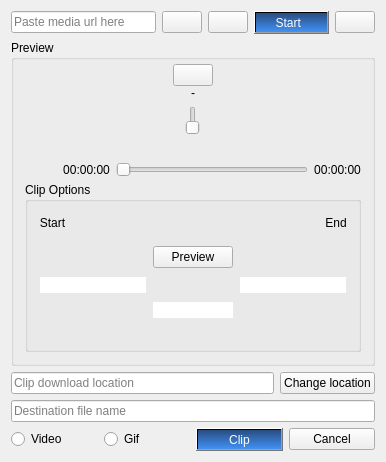
<?xml version="1.0" encoding="UTF-8"?>
<ui version="4.0">
 <class>MainWindow</class>
 <widget class="QMainWindow" name="MainWindow">
  <property name="geometry">
   <rect>
    <x>0</x>
    <y>0</y>
    <width>342</width>
    <height>462</height>
   </rect>
  </property>
  <property name="windowTitle">
   <string>MainWindow</string>
  </property>
  <widget class="QWidget" name="centralWidget">
   <layout class="QVBoxLayout" name="verticalLayout">
    <item>
     <layout class="QHBoxLayout" name="horizontalLayout_2">
      <item>
       <widget class="QLineEdit" name="url">
        <property name="sizePolicy">
         <sizepolicy hsizetype="Expanding" vsizetype="Maximum">
          <horstretch>0</horstretch>
          <verstretch>0</verstretch>
         </sizepolicy>
        </property>
        <property name="text">
         <string/>
        </property>
        <property name="placeholderText">
         <string>Paste media url here</string>
        </property>
        <property name="clearButtonEnabled">
         <bool>true</bool>
        </property>
       </widget>
      </item>
      <item>
       <widget class="QPushButton" name="youtube">
        <property name="toolTip">
         <string>&lt;html&gt;&lt;head/&gt;&lt;body&gt;&lt;p&gt;Search YouTube&lt;/p&gt;&lt;/body&gt;&lt;/html&gt;</string>
        </property>
        <property name="text">
         <string/>
        </property>
        <property name="icon">
         <iconset resource="icons.qrc">
          <normaloff>:/icons/youtube-line.png</normaloff>:/icons/youtube-line.png</iconset>
        </property>
        <property name="iconSize">
         <size>
          <width>18</width>
          <height>18</height>
         </size>
        </property>
        <property name="shortcut">
         <string>Ctrl+D</string>
        </property>
       </widget>
      </item>
      <item>
       <widget class="QPushButton" name="selectLocal">
        <property name="toolTip">
         <string>&lt;html&gt;&lt;head/&gt;&lt;body&gt;&lt;p&gt;Select a local media file&lt;/p&gt;&lt;/body&gt;&lt;/html&gt;</string>
        </property>
        <property name="text">
         <string/>
        </property>
        <property name="icon">
         <iconset resource="icons.qrc">
          <normaloff>:/icons/file-text-line.png</normaloff>:/icons/file-text-line.png</iconset>
        </property>
        <property name="iconSize">
         <size>
          <width>18</width>
          <height>18</height>
         </size>
        </property>
       </widget>
      </item>
      <item>
       <widget class="QPushButton" name="start">
        <property name="toolTip">
         <string>&lt;html&gt;&lt;head/&gt;&lt;body&gt;&lt;p&gt;Start processing the URL&lt;/p&gt;&lt;/body&gt;&lt;/html&gt;</string>
        </property>
        <property name="styleSheet">
         <string notr="true"> QPushButton{
	background-color: qlineargradient(spread:reflect, x1:1, y1:0, x2:1, y2:1, stop:0 rgba(41, 77, 128, 255), stop:1 rgba(65, 145, 245, 255));
	color:white;
}
QPushButton::disabled{
background-color: qlineargradient(spread:reflect, x1:1, y1:0, x2:1, y2:1, stop:0 rgba(41, 77, 128, 155), stop:1 rgba(65, 145, 245, 155));
color: #babec2
}</string>
        </property>
        <property name="text">
         <string>Start  </string>
        </property>
        <property name="icon">
         <iconset resource="icons.qrc">
          <normaloff>:/icons/play-fill.png</normaloff>:/icons/play-fill.png</iconset>
        </property>
        <property name="iconSize">
         <size>
          <width>18</width>
          <height>18</height>
         </size>
        </property>
       </widget>
      </item>
      <item>
       <widget class="QPushButton" name="settingsButton">
        <property name="sizePolicy">
         <sizepolicy hsizetype="Minimum" vsizetype="Maximum">
          <horstretch>0</horstretch>
          <verstretch>0</verstretch>
         </sizepolicy>
        </property>
        <property name="toolTip">
         <string>Settings</string>
        </property>
        <property name="text">
         <string/>
        </property>
        <property name="icon">
         <iconset resource="icons.qrc">
          <normaloff>:/icons/setting-line.png</normaloff>:/icons/setting-line.png</iconset>
        </property>
        <property name="iconSize">
         <size>
          <width>18</width>
          <height>18</height>
         </size>
        </property>
       </widget>
      </item>
     </layout>
    </item>
    <item>
     <widget class="QGroupBox" name="playerGroup">
      <property name="title">
       <string>Preview</string>
      </property>
      <layout class="QVBoxLayout" name="verticalLayout_2">
       <property name="topMargin">
        <number>4</number>
       </property>
       <item>
        <layout class="QVBoxLayout" name="verticalLayout_4">
         <property name="spacing">
          <number>0</number>
         </property>
         <property name="topMargin">
          <number>0</number>
         </property>
         <property name="bottomMargin">
          <number>0</number>
         </property>
         <item alignment="Qt::AlignHCenter">
          <widget class="controlButton" name="consoleButton">
           <property name="styleSheet">
            <string notr="true"/>
           </property>
           <property name="text">
            <string/>
           </property>
          </widget>
         </item>
         <item>
          <widget class="QWidget" name="playerWidget" native="true">
           <layout class="QHBoxLayout" name="horizontalLayout_3">
            <property name="leftMargin">
             <number>0</number>
            </property>
            <property name="topMargin">
             <number>0</number>
            </property>
            <property name="rightMargin">
             <number>0</number>
            </property>
            <property name="bottomMargin">
             <number>0</number>
            </property>
            <item>
             <layout class="QVBoxLayout" name="playerLayout"/>
            </item>
            <item>
             <layout class="QVBoxLayout" name="verticalLayout_5">
              <item>
               <widget class="QLabel" name="vl">
                <property name="font">
                 <font>
                  <pointsize>9</pointsize>
                 </font>
                </property>
                <property name="text">
                 <string>-</string>
                </property>
                <property name="alignment">
                 <set>Qt::AlignCenter</set>
                </property>
               </widget>
              </item>
              <item alignment="Qt::AlignHCenter">
               <widget class="QSlider" name="volume">
                <property name="maximum">
                 <number>99</number>
                </property>
                <property name="orientation">
                 <enum>Qt::Vertical</enum>
                </property>
               </widget>
              </item>
              <item alignment="Qt::AlignHCenter">
               <widget class="QPushButton" name="vIcon">
                <property name="minimumSize">
                 <size>
                  <width>14</width>
                  <height>14</height>
                 </size>
                </property>
                <property name="maximumSize">
                 <size>
                  <width>16</width>
                  <height>16</height>
                 </size>
                </property>
                <property name="styleSheet">
                 <string notr="true">border:none
</string>
                </property>
                <property name="text">
                 <string/>
                </property>
                <property name="icon">
                 <iconset resource="icons.qrc">
                  <normaloff>:/icons/volume-up-line.png</normaloff>:/icons/volume-up-line.png</iconset>
                </property>
               </widget>
              </item>
             </layout>
            </item>
           </layout>
          </widget>
         </item>
         <item>
          <layout class="QHBoxLayout" name="horizontalLayout_5">
           <property name="topMargin">
            <number>7</number>
           </property>
           <property name="bottomMargin">
            <number>5</number>
           </property>
           <item>
            <widget class="QPushButton" name="play">
             <property name="sizePolicy">
              <sizepolicy hsizetype="Maximum" vsizetype="Maximum">
               <horstretch>0</horstretch>
               <verstretch>0</verstretch>
              </sizepolicy>
             </property>
             <property name="styleSheet">
              <string notr="true">border:none;</string>
             </property>
             <property name="text">
              <string/>
             </property>
             <property name="icon">
              <iconset resource="icons.qrc">
               <normaloff>:/icons/play-line.png</normaloff>:/icons/play-line.png</iconset>
             </property>
             <property name="iconSize">
              <size>
               <width>18</width>
               <height>18</height>
              </size>
             </property>
             <property name="shortcut">
              <string>K</string>
             </property>
            </widget>
           </item>
           <item>
            <widget class="QLabel" name="position">
             <property name="text">
              <string>00:00:00</string>
             </property>
             <property name="alignment">
              <set>Qt::AlignCenter</set>
             </property>
            </widget>
           </item>
           <item>
            <widget class="seekSlider" name="playerSeekSlider">
             <property name="styleSheet">
              <string notr="true"/>
             </property>
             <property name="orientation">
              <enum>Qt::Horizontal</enum>
             </property>
            </widget>
           </item>
           <item>
            <widget class="QLabel" name="duration">
             <property name="text">
              <string>00:00:00</string>
             </property>
             <property name="alignment">
              <set>Qt::AlignCenter</set>
             </property>
            </widget>
           </item>
          </layout>
         </item>
         <item>
          <widget class="QGroupBox" name="groupBox">
           <property name="title">
            <string>Clip Options</string>
           </property>
           <layout class="QVBoxLayout" name="verticalLayout_3">
            <item>
             <layout class="QGridLayout" name="gridLayout_2">
              <property name="topMargin">
               <number>0</number>
              </property>
              <item row="0" column="2">
               <layout class="QHBoxLayout" name="horizontalLayout_11">
                <item>
                 <spacer name="horizontalSpacer">
                  <property name="orientation">
                   <enum>Qt::Horizontal</enum>
                  </property>
                  <property name="sizeHint" stdset="0">
                   <size>
                    <width>80</width>
                    <height>20</height>
                   </size>
                  </property>
                 </spacer>
                </item>
               </layout>
              </item>
              <item row="0" column="4">
               <layout class="QHBoxLayout" name="horizontalLayout_13">
                <item>
                 <widget class="QLabel" name="le">
                  <property name="text">
                   <string>End</string>
                  </property>
                  <property name="alignment">
                   <set>Qt::AlignCenter</set>
                  </property>
                 </widget>
                </item>
               </layout>
              </item>
              <item row="0" column="1">
               <layout class="QHBoxLayout" name="horizontalLayout_12">
                <item>
                 <widget class="QLabel" name="ls">
                  <property name="text">
                   <string>Start</string>
                  </property>
                  <property name="alignment">
                   <set>Qt::AlignCenter</set>
                  </property>
                 </widget>
                </item>
               </layout>
              </item>
             </layout>
            </item>
            <item>
             <layout class="QHBoxLayout" name="rangeLayout">
              <property name="topMargin">
               <number>7</number>
              </property>
             </layout>
            </item>
            <item>
             <layout class="QHBoxLayout" name="controlsLayout">
              <property name="spacing">
               <number>5</number>
              </property>
              <property name="rightMargin">
               <number>0</number>
              </property>
              <item>
               <layout class="QGridLayout" name="gridLayout">
                <property name="rightMargin">
                 <number>0</number>
                </property>
                <item row="2" column="0" alignment="Qt::AlignHCenter">
                 <widget class="QLineEdit" name="startDur">
                  <property name="toolTip">
                   <string>Start time</string>
                  </property>
                  <property name="styleSheet">
                   <string notr="true">border:none;</string>
                  </property>
                  <property name="alignment">
                   <set>Qt::AlignCenter</set>
                  </property>
                  <property name="readOnly">
                   <bool>true</bool>
                  </property>
                 </widget>
                </item>
                <item row="3" column="1" alignment="Qt::AlignHCenter">
                 <widget class="QLineEdit" name="clip_duration">
                  <property name="toolTip">
                   <string>Resulting clip duration</string>
                  </property>
                  <property name="styleSheet">
                   <string notr="true">border:none;</string>
                  </property>
                  <property name="alignment">
                   <set>Qt::AlignCenter</set>
                  </property>
                  <property name="readOnly">
                   <bool>true</bool>
                  </property>
                 </widget>
                </item>
                <item row="1" column="0" alignment="Qt::AlignHCenter">
                 <widget class="controlButton" name="pickStart">
                  <property name="sizePolicy">
                   <sizepolicy hsizetype="Maximum" vsizetype="Maximum">
                    <horstretch>0</horstretch>
                    <verstretch>0</verstretch>
                   </sizepolicy>
                  </property>
                  <property name="toolTip">
                   <string>Set current time</string>
                  </property>
                  <property name="styleSheet">
                   <string notr="true">border:none;</string>
                  </property>
                  <property name="text">
                   <string/>
                  </property>
                  <property name="icon">
                   <iconset resource="icons.qrc">
                    <normaloff>:/icons/focus-3-line.png</normaloff>:/icons/focus-3-line.png</iconset>
                  </property>
                  <property name="iconSize">
                   <size>
                    <width>18</width>
                    <height>18</height>
                   </size>
                  </property>
                  <property name="shortcut">
                   <string>I</string>
                  </property>
                 </widget>
                </item>
                <item row="2" column="1">
                 <layout class="QHBoxLayout" name="horizontalLayout">
                  <property name="rightMargin">
                   <number>0</number>
                  </property>
                  <item>
                   <widget class="QWidget" name="loader" native="true">
                    <property name="minimumSize">
                     <size>
                      <width>22</width>
                      <height>22</height>
                     </size>
                    </property>
                    <property name="maximumSize">
                     <size>
                      <width>22</width>
                      <height>22</height>
                     </size>
                    </property>
                   </widget>
                  </item>
                 </layout>
                </item>
                <item row="3" column="0">
                 <layout class="QHBoxLayout" name="horizontalLayout_6">
                  <property name="rightMargin">
                   <number>0</number>
                  </property>
                  <item>
                   <widget class="controlButton" name="minusOneSecLower">
                    <property name="sizePolicy">
                     <sizepolicy hsizetype="Maximum" vsizetype="Maximum">
                      <horstretch>0</horstretch>
                      <verstretch>0</verstretch>
                     </sizepolicy>
                    </property>
                    <property name="toolTip">
                     <string>-1 Sec</string>
                    </property>
                    <property name="styleSheet">
                     <string notr="true">border:none;</string>
                    </property>
                    <property name="text">
                     <string/>
                    </property>
                    <property name="icon">
                     <iconset resource="icons.qrc">
                      <normaloff>:/icons/arrow-left-s-line.png</normaloff>:/icons/arrow-left-s-line.png</iconset>
                    </property>
                    <property name="iconSize">
                     <size>
                      <width>22</width>
                      <height>22</height>
                     </size>
                    </property>
                   </widget>
                  </item>
                  <item>
                   <widget class="controlButton" name="moveToFrameLower">
                    <property name="sizePolicy">
                     <sizepolicy hsizetype="Maximum" vsizetype="Maximum">
                      <horstretch>0</horstretch>
                      <verstretch>0</verstretch>
                     </sizepolicy>
                    </property>
                    <property name="toolTip">
                     <string>Jump to Frame</string>
                    </property>
                    <property name="styleSheet">
                     <string notr="true">border:none;</string>
                    </property>
                    <property name="text">
                     <string/>
                    </property>
                    <property name="icon">
                     <iconset resource="icons.qrc">
                      <normaloff>:/icons/drag-move-fill.png</normaloff>:/icons/drag-move-fill.png</iconset>
                    </property>
                    <property name="iconSize">
                     <size>
                      <width>22</width>
                      <height>22</height>
                     </size>
                    </property>
                    <property name="shortcut">
                     <string>A</string>
                    </property>
                   </widget>
                  </item>
                  <item>
                   <widget class="controlButton" name="plusOneSecLower">
                    <property name="sizePolicy">
                     <sizepolicy hsizetype="Maximum" vsizetype="Maximum">
                      <horstretch>0</horstretch>
                      <verstretch>0</verstretch>
                     </sizepolicy>
                    </property>
                    <property name="toolTip">
                     <string>+1 Sec</string>
                    </property>
                    <property name="styleSheet">
                     <string notr="true">border:none;</string>
                    </property>
                    <property name="text">
                     <string/>
                    </property>
                    <property name="icon">
                     <iconset resource="icons.qrc">
                      <normaloff>:/icons/arrow-right-s-line.png</normaloff>:/icons/arrow-right-s-line.png</iconset>
                    </property>
                    <property name="iconSize">
                     <size>
                      <width>22</width>
                      <height>22</height>
                     </size>
                    </property>
                   </widget>
                  </item>
                 </layout>
                </item>
                <item row="2" column="2" alignment="Qt::AlignHCenter">
                 <widget class="QLineEdit" name="endDur">
                  <property name="toolTip">
                   <string>End time</string>
                  </property>
                  <property name="styleSheet">
                   <string notr="true">border:none;</string>
                  </property>
                  <property name="alignment">
                   <set>Qt::AlignCenter</set>
                  </property>
                  <property name="readOnly">
                   <bool>true</bool>
                  </property>
                 </widget>
                </item>
                <item row="1" column="2" alignment="Qt::AlignHCenter">
                 <widget class="controlButton" name="pickEnd">
                  <property name="sizePolicy">
                   <sizepolicy hsizetype="Maximum" vsizetype="Maximum">
                    <horstretch>0</horstretch>
                    <verstretch>0</verstretch>
                   </sizepolicy>
                  </property>
                  <property name="toolTip">
                   <string>Set current time</string>
                  </property>
                  <property name="styleSheet">
                   <string notr="true">border:none;</string>
                  </property>
                  <property name="text">
                   <string/>
                  </property>
                  <property name="icon">
                   <iconset resource="icons.qrc">
                    <normaloff>:/icons/focus-3-line.png</normaloff>:/icons/focus-3-line.png</iconset>
                  </property>
                  <property name="iconSize">
                   <size>
                    <width>18</width>
                    <height>18</height>
                   </size>
                  </property>
                  <property name="shortcut">
                   <string>O</string>
                  </property>
                 </widget>
                </item>
                <item row="3" column="2">
                 <layout class="QHBoxLayout" name="horizontalLayout_7">
                  <property name="rightMargin">
                   <number>0</number>
                  </property>
                  <item>
                   <widget class="controlButton" name="minusOneSecUpper">
                    <property name="sizePolicy">
                     <sizepolicy hsizetype="Maximum" vsizetype="Maximum">
                      <horstretch>0</horstretch>
                      <verstretch>0</verstretch>
                     </sizepolicy>
                    </property>
                    <property name="toolTip">
                     <string>-1 Sec</string>
                    </property>
                    <property name="styleSheet">
                     <string notr="true">border:none;</string>
                    </property>
                    <property name="text">
                     <string/>
                    </property>
                    <property name="icon">
                     <iconset resource="icons.qrc">
                      <normaloff>:/icons/arrow-left-s-line.png</normaloff>:/icons/arrow-left-s-line.png</iconset>
                    </property>
                    <property name="iconSize">
                     <size>
                      <width>22</width>
                      <height>22</height>
                     </size>
                    </property>
                   </widget>
                  </item>
                  <item>
                   <widget class="controlButton" name="moveToFrameUpper">
                    <property name="sizePolicy">
                     <sizepolicy hsizetype="Maximum" vsizetype="Maximum">
                      <horstretch>0</horstretch>
                      <verstretch>0</verstretch>
                     </sizepolicy>
                    </property>
                    <property name="toolTip">
                     <string>Jump to Frame</string>
                    </property>
                    <property name="styleSheet">
                     <string notr="true">border:none;</string>
                    </property>
                    <property name="text">
                     <string/>
                    </property>
                    <property name="icon">
                     <iconset resource="icons.qrc">
                      <normaloff>:/icons/drag-move-fill.png</normaloff>:/icons/drag-move-fill.png</iconset>
                    </property>
                    <property name="iconSize">
                     <size>
                      <width>22</width>
                      <height>22</height>
                     </size>
                    </property>
                    <property name="shortcut">
                     <string>S</string>
                    </property>
                   </widget>
                  </item>
                  <item>
                   <widget class="controlButton" name="plusOneSecUpper">
                    <property name="sizePolicy">
                     <sizepolicy hsizetype="Maximum" vsizetype="Maximum">
                      <horstretch>0</horstretch>
                      <verstretch>0</verstretch>
                     </sizepolicy>
                    </property>
                    <property name="toolTip">
                     <string>+1 Sec</string>
                    </property>
                    <property name="styleSheet">
                     <string notr="true">border:none;</string>
                    </property>
                    <property name="text">
                     <string/>
                    </property>
                    <property name="icon">
                     <iconset resource="icons.qrc">
                      <normaloff>:/icons/arrow-right-s-line.png</normaloff>:/icons/arrow-right-s-line.png</iconset>
                    </property>
                    <property name="iconSize">
                     <size>
                      <width>22</width>
                      <height>22</height>
                     </size>
                    </property>
                   </widget>
                  </item>
                 </layout>
                </item>
                <item row="4" column="0" alignment="Qt::AlignHCenter">
                 <widget class="controlButton" name="screenshotLowerFrame">
                  <property name="sizePolicy">
                   <sizepolicy hsizetype="Maximum" vsizetype="Maximum">
                    <horstretch>0</horstretch>
                    <verstretch>0</verstretch>
                   </sizepolicy>
                  </property>
                  <property name="toolTip">
                   <string>&lt;html&gt;&lt;head/&gt;&lt;body&gt;&lt;p&gt;Take Screenshot of current frame&lt;/p&gt;&lt;/body&gt;&lt;/html&gt;</string>
                  </property>
                  <property name="styleSheet">
                   <string notr="true">border:none;</string>
                  </property>
                  <property name="text">
                   <string/>
                  </property>
                  <property name="icon">
                   <iconset resource="icons.qrc">
                    <normaloff>:/icons/screenshot-2-line.png</normaloff>:/icons/screenshot-2-line.png</iconset>
                  </property>
                  <property name="iconSize">
                   <size>
                    <width>22</width>
                    <height>22</height>
                   </size>
                  </property>
                 </widget>
                </item>
                <item row="4" column="2" alignment="Qt::AlignHCenter">
                 <widget class="controlButton" name="screenshotUpperFrame">
                  <property name="sizePolicy">
                   <sizepolicy hsizetype="Maximum" vsizetype="Maximum">
                    <horstretch>0</horstretch>
                    <verstretch>0</verstretch>
                   </sizepolicy>
                  </property>
                  <property name="toolTip">
                   <string>&lt;html&gt;&lt;head/&gt;&lt;body&gt;&lt;p&gt;Take Screenshot of current frame&lt;/p&gt;&lt;/body&gt;&lt;/html&gt;</string>
                  </property>
                  <property name="styleSheet">
                   <string notr="true">border:none;</string>
                  </property>
                  <property name="text">
                   <string/>
                  </property>
                  <property name="icon">
                   <iconset resource="icons.qrc">
                    <normaloff>:/icons/screenshot-2-line.png</normaloff>:/icons/screenshot-2-line.png</iconset>
                  </property>
                  <property name="iconSize">
                   <size>
                    <width>22</width>
                    <height>22</height>
                   </size>
                  </property>
                 </widget>
                </item>
                <item row="1" column="1">
                 <layout class="QHBoxLayout" name="horizontalLayout_10">
                  <item>
                   <spacer name="horizontalSpacer_2">
                    <property name="orientation">
                     <enum>Qt::Horizontal</enum>
                    </property>
                    <property name="sizeHint" stdset="0">
                     <size>
                      <width>40</width>
                      <height>20</height>
                     </size>
                    </property>
                   </spacer>
                  </item>
                  <item>
                   <widget class="QPushButton" name="preview">
                    <property name="sizePolicy">
                     <sizepolicy hsizetype="Expanding" vsizetype="Fixed">
                      <horstretch>0</horstretch>
                      <verstretch>0</verstretch>
                     </sizepolicy>
                    </property>
                    <property name="toolTip">
                     <string>Play selected range</string>
                    </property>
                    <property name="styleSheet">
                     <string notr="true"/>
                    </property>
                    <property name="text">
                     <string>Preview</string>
                    </property>
                    <property name="icon">
                     <iconset resource="icons.qrc">
                      <normaloff>:/icons/play-line.png</normaloff>:/icons/play-line.png</iconset>
                    </property>
                    <property name="iconSize">
                     <size>
                      <width>14</width>
                      <height>14</height>
                     </size>
                    </property>
                    <property name="shortcut">
                     <string>Space</string>
                    </property>
                   </widget>
                  </item>
                  <item>
                   <spacer name="horizontalSpacer_3">
                    <property name="orientation">
                     <enum>Qt::Horizontal</enum>
                    </property>
                    <property name="sizeHint" stdset="0">
                     <size>
                      <width>40</width>
                      <height>20</height>
                     </size>
                    </property>
                   </spacer>
                  </item>
                 </layout>
                </item>
               </layout>
              </item>
             </layout>
            </item>
           </layout>
          </widget>
         </item>
        </layout>
       </item>
      </layout>
     </widget>
    </item>
    <item>
     <layout class="QHBoxLayout" name="horizontalLayout_4">
      <item>
       <widget class="QLineEdit" name="location">
        <property name="sizePolicy">
         <sizepolicy hsizetype="Expanding" vsizetype="Maximum">
          <horstretch>0</horstretch>
          <verstretch>0</verstretch>
         </sizepolicy>
        </property>
        <property name="readOnly">
         <bool>true</bool>
        </property>
        <property name="placeholderText">
         <string>Clip download location</string>
        </property>
       </widget>
      </item>
      <item>
       <widget class="QPushButton" name="changeLocationButton">
        <property name="text">
         <string>Change location</string>
        </property>
        <property name="icon">
         <iconset resource="icons.qrc">
          <normaloff>:/icons/folder-open-line.png</normaloff>:/icons/folder-open-line.png</iconset>
        </property>
        <property name="iconSize">
         <size>
          <width>18</width>
          <height>18</height>
         </size>
        </property>
       </widget>
      </item>
     </layout>
    </item>
    <item>
     <layout class="QHBoxLayout" name="horizontalLayout_8">
      <item>
       <widget class="QLineEdit" name="clipname">
        <property name="sizePolicy">
         <sizepolicy hsizetype="Expanding" vsizetype="Maximum">
          <horstretch>0</horstretch>
          <verstretch>0</verstretch>
         </sizepolicy>
        </property>
        <property name="readOnly">
         <bool>true</bool>
        </property>
        <property name="placeholderText">
         <string>Destination file name</string>
        </property>
       </widget>
      </item>
     </layout>
    </item>
    <item>
     <layout class="QHBoxLayout" name="horizontalLayout_9">
      <property name="topMargin">
       <number>0</number>
      </property>
      <item>
       <widget class="QRadioButton" name="video">
        <property name="text">
         <string>Video</string>
        </property>
       </widget>
      </item>
      <item>
       <widget class="QRadioButton" name="gif">
        <property name="text">
         <string>Gif</string>
        </property>
       </widget>
      </item>
      <item>
       <widget class="QPushButton" name="clip">
        <property name="toolTip">
         <string>Start clipping process</string>
        </property>
        <property name="styleSheet">
         <string notr="true"> QPushButton{
	background-color: qlineargradient(spread:reflect, x1:1, y1:0, x2:1, y2:1, stop:0 rgba(41, 77, 128, 255), stop:1 rgba(65, 145, 245, 255));
	color:white;
}
QPushButton::disabled{
background-color: qlineargradient(spread:reflect, x1:1, y1:0, x2:1, y2:1, stop:0 rgba(41, 77, 128, 155), stop:1 rgba(65, 145, 245, 155));
color: #babec2
}</string>
        </property>
        <property name="text">
         <string>Clip</string>
        </property>
        <property name="icon">
         <iconset resource="icons.qrc">
          <normaloff>:/icons/scissors-cut-line.png</normaloff>:/icons/scissors-cut-line.png</iconset>
        </property>
       </widget>
      </item>
      <item>
       <widget class="QPushButton" name="cancel">
        <property name="toolTip">
         <string>Stop clipping process</string>
        </property>
        <property name="text">
         <string>Cancel</string>
        </property>
        <property name="icon">
         <iconset resource="icons.qrc">
          <normaloff>:/icons/stop-line.png</normaloff>:/icons/stop-line.png</iconset>
        </property>
       </widget>
      </item>
     </layout>
    </item>
   </layout>
  </widget>
 </widget>
 <layoutdefault spacing="6" margin="11"/>
 <customwidgets>
  <customwidget>
   <class>controlButton</class>
   <extends>QPushButton</extends>
   <header>controlbutton.h</header>
  </customwidget>
  <customwidget>
   <class>seekSlider</class>
   <extends>QSlider</extends>
   <header>seekslider.h</header>
  </customwidget>
 </customwidgets>
 <resources>
  <include location="icons.qrc"/>
 </resources>
 <connections/>
</ui>
